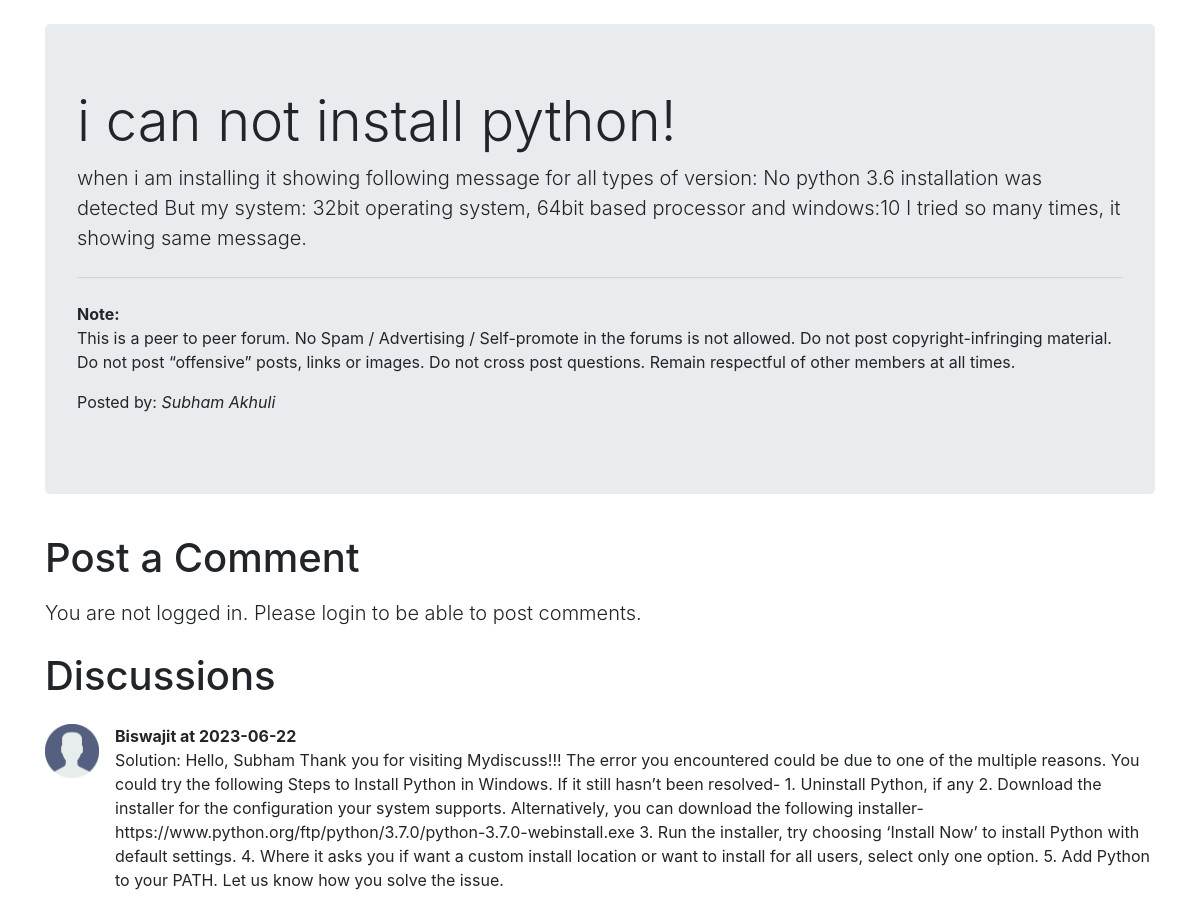
/threads.php?threadid=2, run on the app's committed database.
### tables this page shows
CREATE TABLE `threads` (
  `thread_id` int(11) NOT NULL,
  `thread_title` varchar(255) NOT NULL,
  `thread_desc` text NOT NULL,
  `thread_cat_id` int(7) NOT NULL,
  `thread_user_id` int(7) NOT NULL,
  `timestamp` date DEFAULT current_timestamp()
);

CREATE TABLE `users` (
  `sno` int(11) NOT NULL,
  `username` varchar(60) NOT NULL,
  `user_email` varchar(50) NOT NULL,
  `user_pass` varchar(255) NOT NULL,
  `timestamp` datetime NOT NULL DEFAULT current_timestamp()
);

CREATE TABLE `comments` (
  `comment_id` int(8) NOT NULL,
  `comment_content` text NOT NULL,
  `thread_id` int(8) NOT NULL,
  `comment_by` int(8) NOT NULL,
  `comment_time` date NOT NULL DEFAULT current_timestamp()
);

### threads.php (the view, shortened to what this page needs)
<!doctype html>
<html lang="en">
<head>
    <link rel="stylesheet" href="https://stackpath.bootstrapcdn.com/bootstrap/4.5.0/css/bootstrap.min.css"
>
</head>
<body>
    <?php
    $id = $_GET['threadid'];
    $sql = "SELECT * FROM `threads` WHERE thread_id=$id";
    $result = mysqli_query($conn, $sql);
    while($row = mysqli_fetch_assoc($result)){
        $title = $row['thread_title'];
        $desc = $row['thread_desc'];
        $thread_user_id = $row['thread_user_id'];
        $sql2 = "SELECT username FROM `users` WHERE sno='$thread_user_id'";
        $result2 = mysqli_query($conn, $sql2);
        $row2 = mysqli_fetch_assoc($result2);
        $posted_by = $row2['username'];
    }
    ?>
    <div class="container my-4">
        <div class="jumbotron">
            <h1 class="display-4"><?php echo $title;?></h1>
            <p class="lead">  <?php echo $desc;?></p>
            <hr class="my-4">
            <p> <b>Note: </b><br> This is a peer to peer forum. No Spam / Advertising / Self-promote in the forums is not allowed. Do not post copyright-infringing material. Do not post “offensive” posts, links or images. Do not cross post questions. Remain respectful of other members at all times.</p>
            <p>Posted by: <em><?php echo $posted_by; ?></em></p>
        </div>
    </div>
     <?php
    if(isset($_SESSION['loggedin']) && $_SESSION['loggedin']==true){
    echo '<div class="container">
        <h1 class="py-2">Post a Comment</h1>
        <form action= "'. $_SERVER['REQUEST_URI'] . '" method="post">
            <div class="form-group">
                <label for="exampleFormControlTextarea1">Type your comment</label>
                <textarea class="form-control" id="comment" name="comment" rows="3"></textarea>
                <input type="hidden" name="sno" value="'. $_SESSION["sno"]. '">
            </div>
            <button type="submit" class="btn btn-success">Post Comment</button>
        </form>
    </div>';
    }
    else{
        echo '
        <div class="container">
        <h1 class="py-2">Post a Comment</h1>
           <p class="lead">You are not logged in. Please login to be able to post comments.</p>
        </div>
        ';
    }
    ?>
    <div class="container mb-5" id="ques">
        <h1 class="py-2">Discussions</h1>
       <?php
    $id = $_GET['threadid'];
    $sql = "SELECT * FROM `comments` WHERE thread_id=$id";
    $result = mysqli_query($conn, $sql);
    while($row = mysqli_fetch_assoc($result)){
        $content = $row['comment_content'];
        $comment_time = $row['comment_time'];
        $thread_user_id = $row['comment_by'];
        $sql2 = "SELECT username FROM `users` WHERE sno='$thread_user_id'";
        $result2 = mysqli_query($conn, $sql2);
        $row2 = mysqli_fetch_assoc($result2);
        echo '<div class="media my-3">
            <img src="userdefault.png" width="54px" class="mr-3" alt="...">
            <div class="media-body">
               <p class="font-weight-bold my-0">'. $row2['username'] .' at '. $comment_time. '</p> '. $content . '
            </div>
        </div>';
        }
    ?>
    </div>
</body>
</html>

### threads.php (style rules this page uses)
#ques { min-height: 433px; }

### data on the page
threads: thread_title "i can not install python!", thread_desc "when i am installing it showing following message for all types of version: No python 3.6 installation was detected But my system: 32bit operating system, 64bit based processor and windows:10 I tried so many times, it showing same message."
users: username "Subham Akhuli"
comments: users.username "Biswajit", comment_time "2023-06-22", comment_content "Solution: Hello, Subham Thank you for visiting Mydiscuss!!! The error you encountered could be due to one of the multiple reasons. You could try the following Steps to Install Python in Windows. If it still hasn’t been resolved- 1. Uninstall Python, if any 2. Download the installer for the configuration your system supports. Alternatively, you can download the following installer- https://www.python.org/ftp/python/3.7.0/python-3.7.0-webinstall.exe 3. Run the installer, try choosing ‘Install Now’ to install Python with default settings. 4. Where it asks you if want a custom install location or want to install for all users, select only one option. 5. Add Python to your PATH. Let us know how…"
